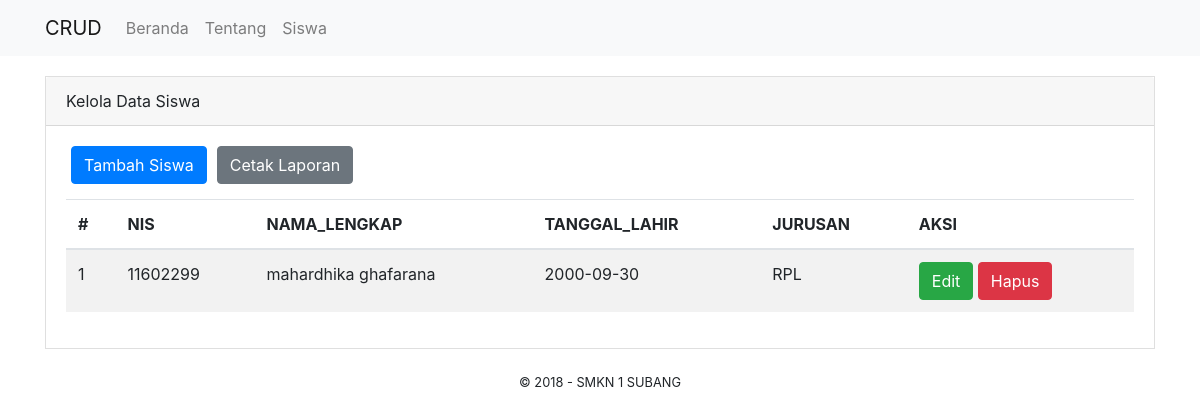
/index.php/siswa, run on the app's committed database.
### tables this page shows
CREATE TABLE `siswa` (
  `siswa_id` int(11) NOT NULL,
  `nisn` char(10) NOT NULL,
  `nis` char(10) NOT NULL,
  `nama_lengkap` varchar(255) NOT NULL,
  `jk` enum('L','P') NOT NULL,
  `tempat_lahir` varchar(255) NOT NULL,
  `tanggal_lahir` date NOT NULL,
  `alamat` text NOT NULL,
  `jurusan` enum('RPL','TKJ','DG','TBSM','TPM','AKL','OTKP','BDP') NOT NULL,
  `tanggal_entri` datetime NOT NULL
);

### application/controllers/Siswa.php (called while the page is built, shortened)
<?php
     class Siswa extends CI_Controller{
          function index(){
               $siswa = $this->db->get("siswa");
               $data["query"] = $siswa;
               $data["content"] = "pages/siswa_index";
               $this->load->view("template", $data);
          }
     }
?>

### index.php (called while the page is built, shortened)
<?php
require_once BASEPATH.'core/CodeIgniter.php';

### application/views/pages/siswa_index.php (the view)
<div class="card card-default" style="border-radius: 0px;margin: 20px 0;">
     <div class="card-header">Kelola Data Siswa</div>
     <div class="card-body">
          <?php
               echo anchor('siswa/tambah','Tambah Siswa','class="btn btn-primary"
               style="margin:0 5px; margin-bottom: 15px;" ');
               echo anchor ('siswa/laporan','Cetak Laporan ','class="btn btn-secondary" style="margin: 0 5px; margin-bottom: 15px;"');
               ?>
          <table class="table table-striped">
               <thead>
                    <tr>
                         <th scope="col">#</th>
                         <th scope="col">NIS</th>
                         <th scope="col">NAMA_LENGKAP</th>
                         <th scope="col">TANGGAL_LAHIR</th>
                         <th scope="col">JURUSAN</th>
                         <th scope="col">AKSI</th>
                    </tr>
               </thead>
               <tbody>
                    <?php
                         if ($query->num_rows() > 0) {
                              $no = 1;
                              foreach ($query->result() as $row) {
                                   echo '
                                        <tr>
                                             <td>'.$no++.'</td>
                                             <td>'.$row->nis.'</td>
                                             <td>'.$row->nama_lengkap.'</td>
                                             <td>'.$row->tanggal_lahir.'</td>
                                             <td>'.$row->jurusan.'</td>
                                             <td>
                                                  '.anchor('siswa/edit/'.$row->siswa_id, 'Edit', 'class="btn btn-xs btn-success"').'
                                                  '.anchor('siswa/hapus/'.$row->siswa_id, 'Hapus', 'class="btn btn-xs btn-danger"').'
                                             </td>
                                        </tr>
                                   ';
                              }
                         }else{
                              echo '
                                   <tr>
                                        <td colspan="6" class="text-center">Data masih kosong !</td>
                                   </tr>
                              ';
                         }
                    ?>
               </tbody>
          </table>
     </div>
</div>

### application/views/template.php (shortened to what this page needs)
<!DOCTYPE html>
<html>
     <head>
          <link rel="stylesheet" href="<?php echo base_url('assets/css/bootstrap.min.css'); ?>" />
     </head>
     <body>
          <nav class="navbar navbar-expand-lg navbar-light bg-light">
               <div class="container">
                    <a class="navbar-brand" href="#">CRUD</a>
                    <div class="collapse navbar-collapse" id="navbarNavAltMarkup">
                         <div class="navbar-nav">
                              <?php
                                   echo anchor('beranda','Beranda','class="nav-item nav-link"');
                                   echo anchor('tentang','Tentang','class="nav-item nav-link"');
                                   echo anchor('siswa','Siswa','class="nav-item nav-link"');
                              ?>
                         </div>
                    </div>
               </div>
          </nav>
          <div class="container">
               <?php $this->load->view($content); ?>
          </div>
          <center><small>&copy; 2018 - SMKN 1 SUBANG</small></center>
     </body>
</html>

### data on the page
siswa: nis "11602299", nama_lengkap "mahardhika ghafarana", tanggal_lahir "2000-09-30", jurusan "RPL", siswa_id "Edit", siswa_id "Hapus"

### other printed values
anchor('beranda','Beranda','class="nav-item nav-link"') "Beranda"
anchor('tentang','Tentang','class="nav-item nav-link"') "Tentang"
anchor('siswa','Siswa','class="nav-item nav-link"') "Siswa"
